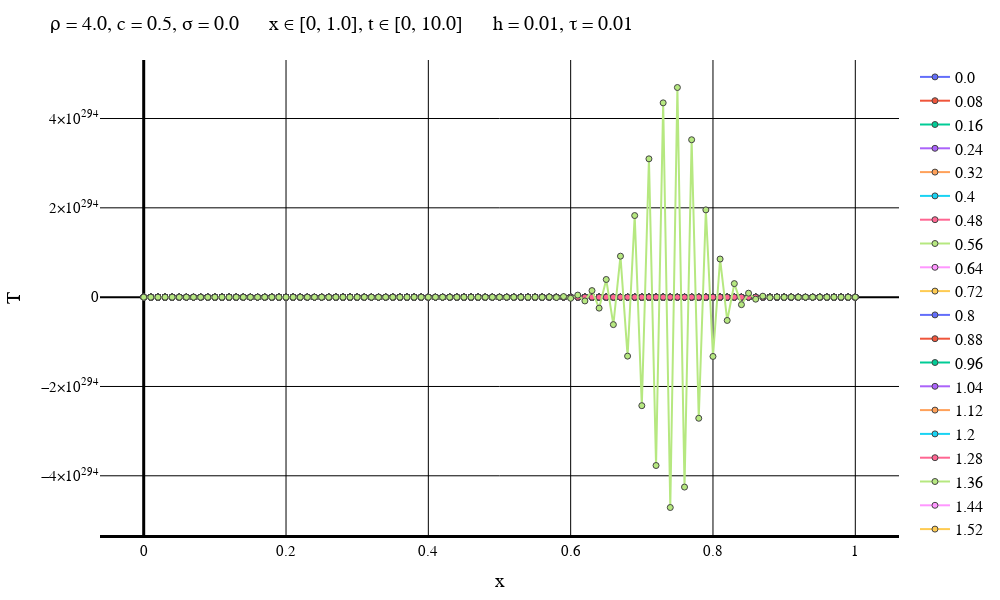

The cell this chart's notebook holds for it:
### Markdown cell above
Явная схема

### Code cell
typeOfScheme = "Forward"

solutionFile = "D:\\Calc_Methods_2\\Lab2\\MixedCondsRightT\\$typeOfScheme\\solution$numOfEq.txt"
dataFile = "D:\\Calc_Methods_2\\Lab2\\MixedCondsRightT\\$typeOfScheme\\data$numOfEq.txt"
intervalFile = "D:\\Calc_Methods_2\\Lab2\\MixedCondsRightT\\$typeOfScheme\\interval$numOfEq.txt"

solutionMatrix = readdlm(solutionFile)
dataVec = readdlm(dataFile)
intervalVec = readdlm(intervalFile);

L = dataVec[3]
timeEnd = dataVec[4]
numOfXIntervals = Int(intervalVec[1])
numOfTIntervals = Int(intervalVec[2])
h = L / numOfXIntervals
τ = timeEnd / numOfTIntervals
if default == true
    plotStep = trunc(Int, timeEnd / (defaultStepParam * τ))
    numOfPlots = numOfTIntervals + 1    
else
    plotStep = firstSteps
    numOfPlots = firstPlots
end
println("Шаг графика: $plotStep")
println("Время последнего графика: $((numOfPlots - 1)*τ)")
makePlot(numOfPlots, plotStep, solutionMatrix, dataVec, intervalVec)
